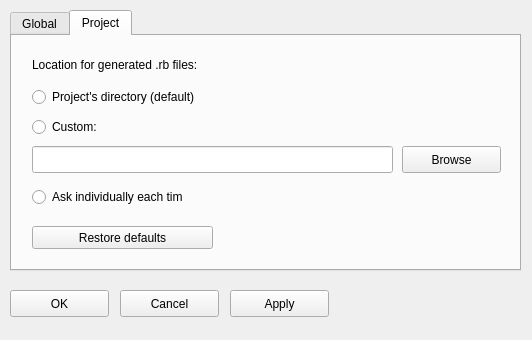
<?xml version="1.0" encoding="UTF-8"?>
<ui version="4.0">
 <class>Settings</class>
 <widget class="QDialog" name="Settings">
  <property name="geometry">
   <rect>
    <x>0</x>
    <y>0</y>
    <width>532</width>
    <height>340</height>
   </rect>
  </property>
  <property name="windowTitle">
   <string>Dialog</string>
  </property>
  <widget class="QTabWidget" name="settingsTabs">
   <property name="geometry">
    <rect>
     <x>10</x>
     <y>10</y>
     <width>511</width>
     <height>261</height>
    </rect>
   </property>
   <property name="currentIndex">
    <number>1</number>
   </property>
   <widget class="QWidget" name="globalTab">
    <attribute name="title">
     <string>Global</string>
    </attribute>
    <widget class="QLabel" name="globalTabText">
     <property name="geometry">
      <rect>
       <x>20</x>
       <y>20</y>
       <width>301</width>
       <height>17</height>
      </rect>
     </property>
     <property name="text">
      <string>Default location for newly created projects:</string>
     </property>
    </widget>
    <widget class="QRadioButton" name="programsDirRadioButton">
     <property name="geometry">
      <rect>
       <x>20</x>
       <y>50</y>
       <width>171</width>
       <height>22</height>
      </rect>
     </property>
     <property name="text">
      <string>Program's directory</string>
     </property>
    </widget>
    <widget class="QRadioButton" name="globalCustomDirRadioButton">
     <property name="geometry">
      <rect>
       <x>20</x>
       <y>80</y>
       <width>91</width>
       <height>22</height>
      </rect>
     </property>
     <property name="text">
      <string>Custom:</string>
     </property>
    </widget>
    <widget class="QLineEdit" name="globalDirInput">
     <property name="geometry">
      <rect>
       <x>20</x>
       <y>110</y>
       <width>361</width>
       <height>27</height>
      </rect>
     </property>
    </widget>
    <widget class="QPushButton" name="globalBrowseButton">
     <property name="geometry">
      <rect>
       <x>390</x>
       <y>110</y>
       <width>99</width>
       <height>27</height>
      </rect>
     </property>
     <property name="text">
      <string>Browse</string>
     </property>
    </widget>
    <widget class="QPushButton" name="globalDefaultButton">
     <property name="geometry">
      <rect>
       <x>20</x>
       <y>190</y>
       <width>181</width>
       <height>23</height>
      </rect>
     </property>
     <property name="text">
      <string>Restore defaults</string>
     </property>
    </widget>
   </widget>
   <widget class="QWidget" name="projectTab">
    <attribute name="title">
     <string>Project</string>
    </attribute>
    <widget class="QLabel" name="projectTabText">
     <property name="geometry">
      <rect>
       <x>20</x>
       <y>20</y>
       <width>221</width>
       <height>17</height>
      </rect>
     </property>
     <property name="text">
      <string>Location for generated .rb files:</string>
     </property>
    </widget>
    <widget class="QRadioButton" name="projectsDirRadioButton">
     <property name="geometry">
      <rect>
       <x>20</x>
       <y>50</y>
       <width>191</width>
       <height>22</height>
      </rect>
     </property>
     <property name="text">
      <string>Project's directory (default)</string>
     </property>
    </widget>
    <widget class="QRadioButton" name="projectCustomDirRadioButton">
     <property name="geometry">
      <rect>
       <x>20</x>
       <y>80</y>
       <width>71</width>
       <height>22</height>
      </rect>
     </property>
     <property name="text">
      <string>Custom:</string>
     </property>
    </widget>
    <widget class="QLineEdit" name="projectDirInput">
     <property name="geometry">
      <rect>
       <x>20</x>
       <y>110</y>
       <width>361</width>
       <height>27</height>
      </rect>
     </property>
    </widget>
    <widget class="QPushButton" name="projectBrowseButton">
     <property name="geometry">
      <rect>
       <x>390</x>
       <y>110</y>
       <width>99</width>
       <height>27</height>
      </rect>
     </property>
     <property name="text">
      <string>Browse</string>
     </property>
    </widget>
    <widget class="QRadioButton" name="echaScriptIndividualDirRadioButton">
     <property name="geometry">
      <rect>
       <x>20</x>
       <y>150</y>
       <width>151</width>
       <height>22</height>
      </rect>
     </property>
     <property name="text">
      <string>Ask individually each time</string>
     </property>
    </widget>
    <widget class="QPushButton" name="projectDefaultButton">
     <property name="geometry">
      <rect>
       <x>20</x>
       <y>190</y>
       <width>181</width>
       <height>23</height>
      </rect>
     </property>
     <property name="text">
      <string>Restore defaults</string>
     </property>
    </widget>
   </widget>
  </widget>
  <widget class="QPushButton" name="OKButton">
   <property name="geometry">
    <rect>
     <x>10</x>
     <y>290</y>
     <width>99</width>
     <height>27</height>
    </rect>
   </property>
   <property name="text">
    <string>OK</string>
   </property>
  </widget>
  <widget class="QPushButton" name="cancelButton">
   <property name="geometry">
    <rect>
     <x>120</x>
     <y>290</y>
     <width>99</width>
     <height>27</height>
    </rect>
   </property>
   <property name="text">
    <string>Cancel</string>
   </property>
  </widget>
  <widget class="QPushButton" name="applyButton">
   <property name="geometry">
    <rect>
     <x>230</x>
     <y>290</y>
     <width>99</width>
     <height>27</height>
    </rect>
   </property>
   <property name="text">
    <string>Apply</string>
   </property>
  </widget>
 </widget>
 <resources/>
 <connections/>
</ui>
